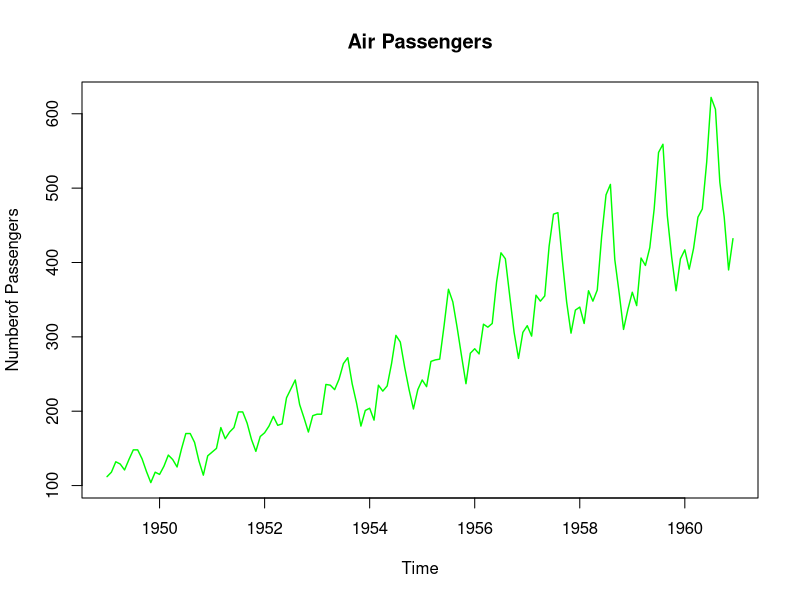
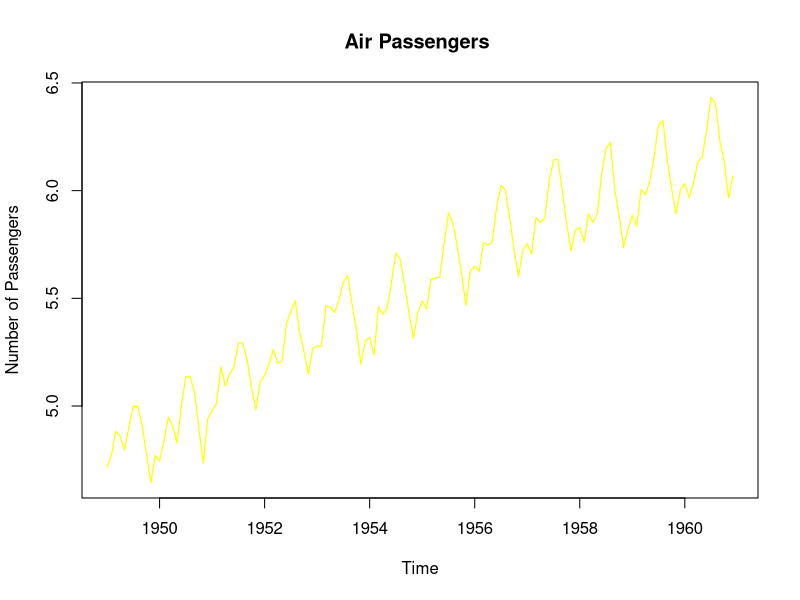
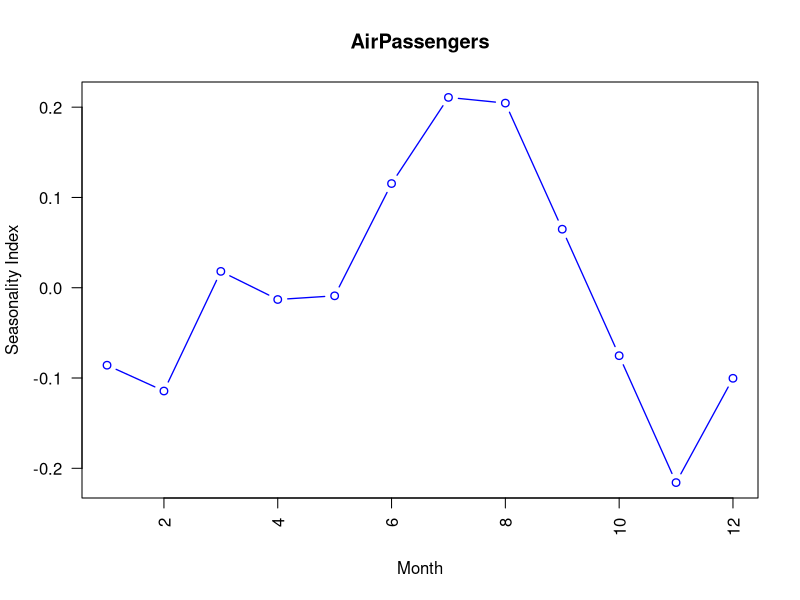
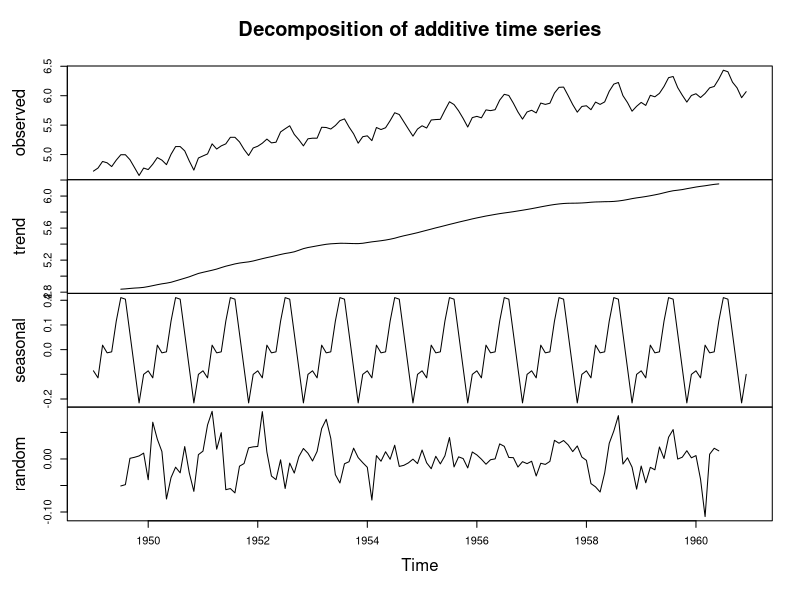
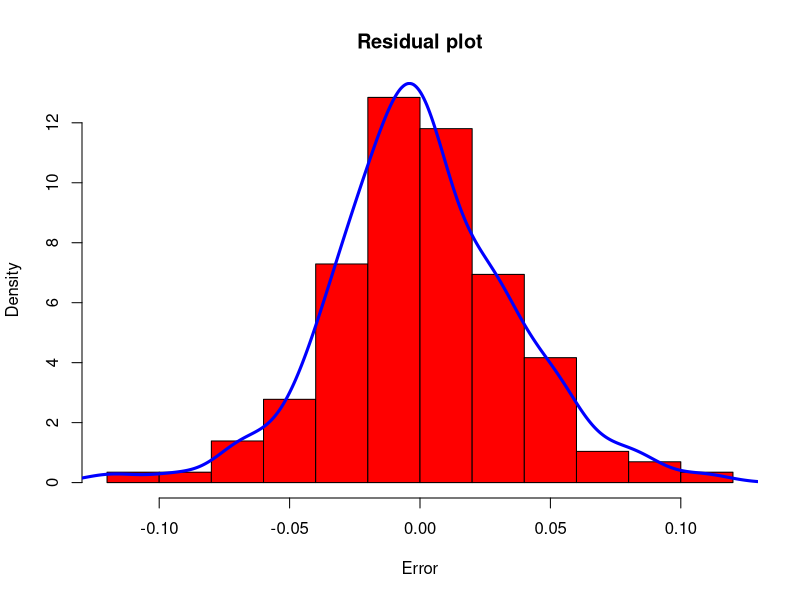
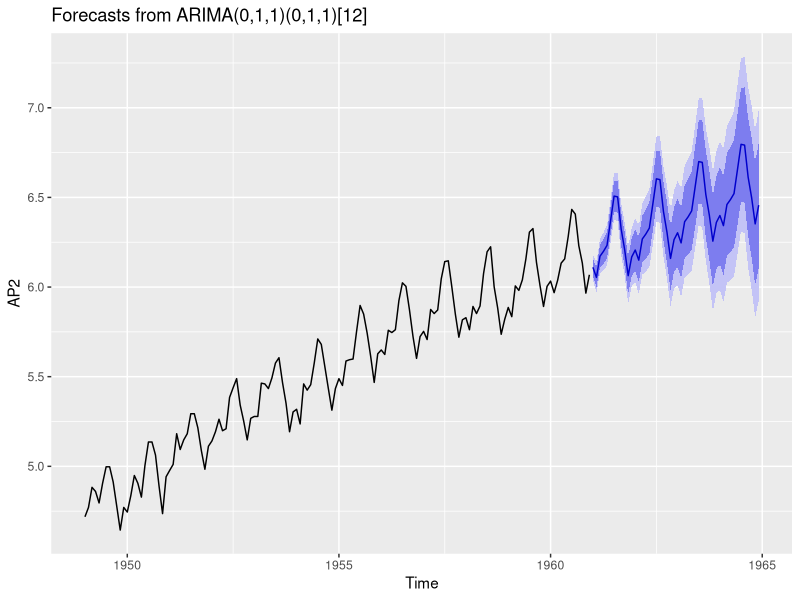

These figures' R source, in order:

#---------------lecture-5.3--------------------------
#Decomposition and modeling 
#Data Air Passengers
data("AirPassengers")
View(AirPassengers)
AirPassengers

#Preparing the time series data
AP=ts(AirPassengers,frequency = 12,start = c(1949,1))

#Understanding data
# Trend(T)
#Seasonal(S)
#Cyclical(C)
#Irregular(I)
plot(AP,col="green",lwd=1.4,main="Air Passengers",ylab="Numberof Passengers")

#Log-transform to fix-up variation
AP2=log(AP)
plot(AP2,lwd=1.2,col="Yellow",
     main="Air Passengers ",ylab="Number of Passengers") #here we see the variance are same 

#Decompose
DAP=decompose((AP2))
DAP$figure
plot(DAP$figure,
     type='b',
     xlab = 'Month',
     ylab = 'Seasonality Index',
     col="blue",
     las=2,
     main = "AirPassengers",
     lwd=1.3)
#Decompose plot 
plot(DAP)

#ARIMA(p,d,q) model
library(forecast)
model_fit=auto.arima(AP2)
model_fit

#Residual plot
hist(model_fit$residuals,
     col='red',
     main = 'Residual plot',
     xlab = 'Error',
     freq=F)
lines(density(model_fit$residuals),
                col='blue',lw=3)
#Forecast for the next 4 years
pred=forecast(model_fit,4*12)
library(ggplot2)
autoplot(pred) #deep blue 80% CI and light blue 95% CI

#Checking accuracy
accuracy(pred)

 